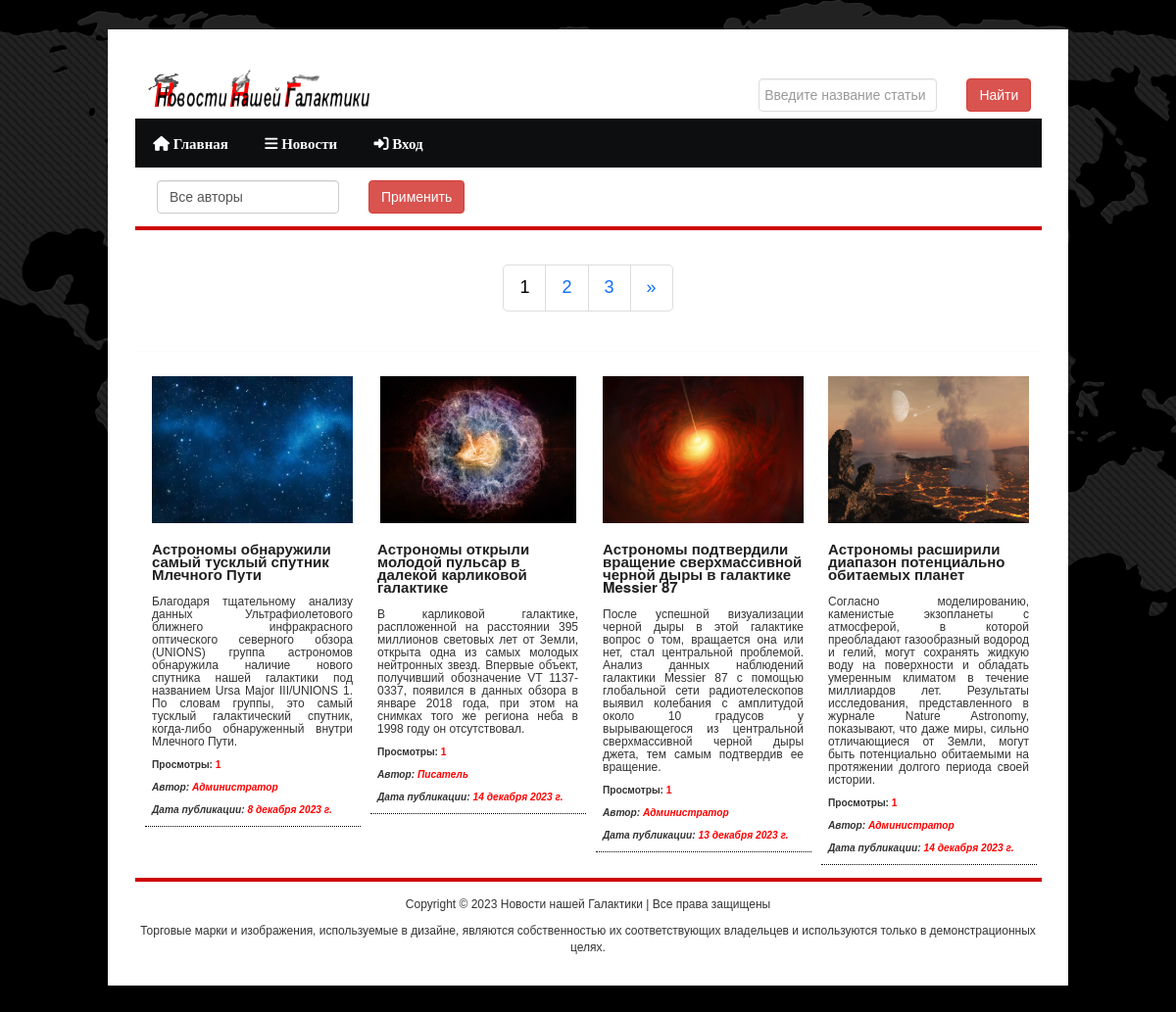
The page /news/ on the database as committed earlier.
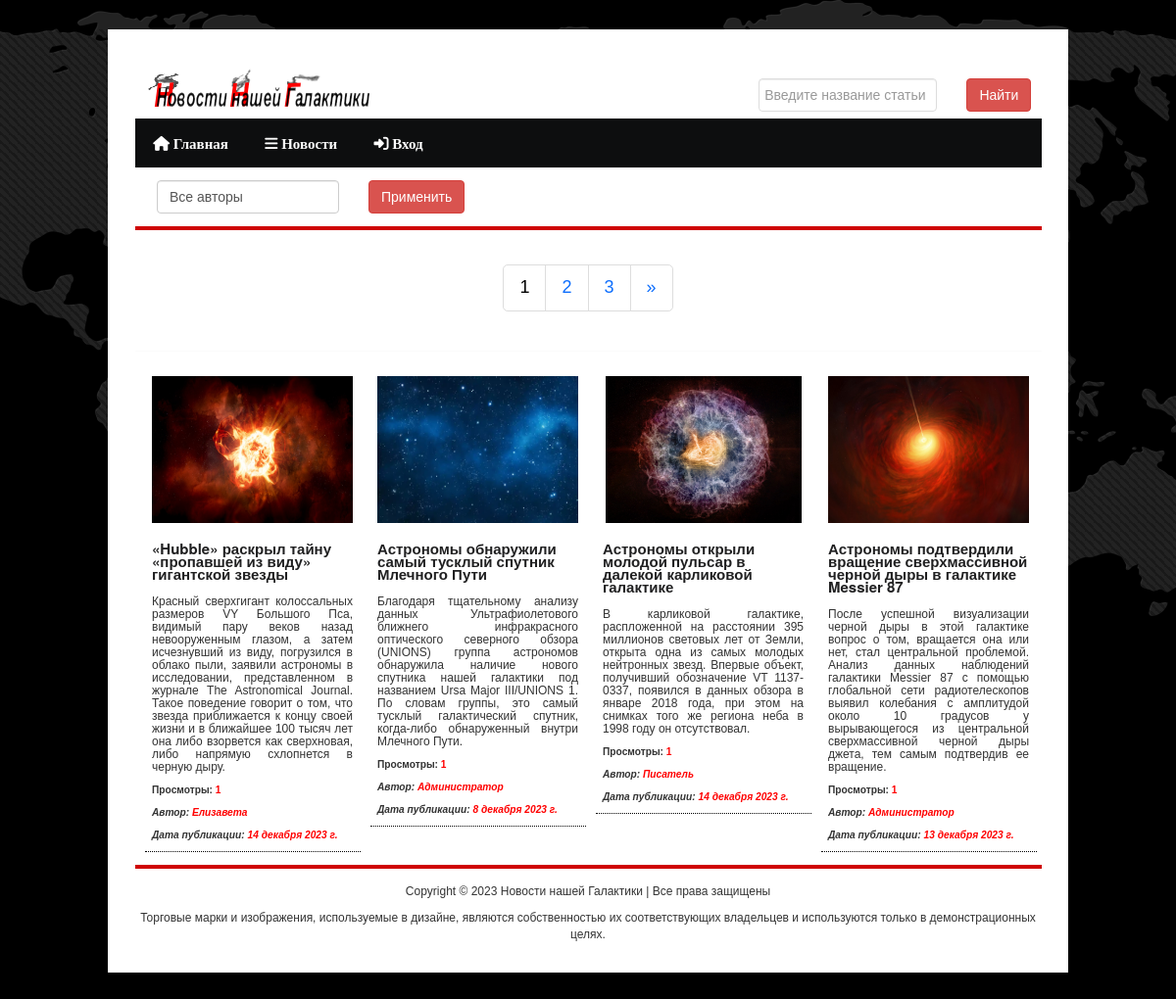
The same page on the database as committed later.
### news/models.py (models this page shows, shortened)
class Image(models.Model):
    article = models.ForeignKey(Article, on_delete=models.CASCADE)
    title = models.CharField(max_length=50, blank=True)
    image = models.ImageField(upload_to='news_images/')
    class Meta:
        ordering = ['title']
        verbose_name = 'Фото'
        verbose_name_plural = 'Фото'

class Article(models.Model):
    categories = (('A', 'Астрономия'),
                  ('K', 'Космонавтика'),
                  ('AF', 'Астрофизика'),
                  ('G', 'Геология'))
    author = models.ForeignKey(User, on_delete=models.SET_NULL, null=True, verbose_name='Автор')
    title = models.CharField('Название новости', max_length=150, default='', null=False)
    anouncement = models.TextField('Аннотация', max_length=1250, null=False)
    source = models.URLField('Источник', null=True)
    sourcename = models.CharField('Название источника', max_length=150, null=False)
    text = RichTextField('Текст новости', null=False)
    date = models.DateTimeField('Дата публикации', auto_created=True)
    categories = models.CharField(choices=categories, max_length=20, verbose_name='Категории')
    tags = models.ManyToManyField(to=Tag, blank=True)
    status = models.BooleanField(default=False, verbose_name='Опубликовано')
    objects = models.Manager()
    published = PublishedManager()
    def get_absolute_url(self):
        return f'/news/{self.pk}'
    def get_views(self):
        return self.views.count()
    class Meta:
        ordering = ['title','date']
        verbose_name = 'Новость'
        verbose_name_plural = 'Новости'

### users/models.py (models this page shows, shortened)
class Account(models.Model):
    gender_choices = (('М', 'Мужской'),
                      ('Ж', 'Женский'),
                      ('N/A', 'Не определен'))
    user = models.OneToOneField(User, on_delete=models.CASCADE,
                                primary_key=True, verbose_name='Пользователь')
    nickname = models.CharField(max_length=100, verbose_name='Имя автора (псевдоним)')
    birthdate = models.DateField(null=True, verbose_name='День рождения')
    gender = models.CharField(choices=gender_choices, max_length=20, verbose_name='Пол', null=True)
    account_image = models.ImageField(default='default.jpg',
                                      upload_to='account_images', verbose_name='Фото аккаунта')
    class Meta:
        ordering = ['user','gender']
        verbose_name = 'Аккаунт'
        verbose_name_plural = 'Аккаунты'

### news/views.py (the view)
# urls.py: path('news/', include('news.urls')),
def news(request):
    author_list = User.objects.all()
    if request.method == "POST":
        selected_author = int(request.POST.get('author_filter'))
        if selected_author == 0:
            articles= Article.published.all()
        else:
            articles = Article.published.filter(author=selected_author)
    else:
        selected_author = 0
        articles = Article.published.all()
    total = len(articles)
    p = Paginator(articles, 4)
    page_number = request.GET.get('page')
    page_obj = p.get_page(page_number)
    context = {
        'articles': page_obj,
        'author_list': author_list,
        'selected_author': selected_author,
        'total': total,
    }
    return render(request, 'news/news.html', context)

### news/models.py (called while the page is built)
    def get_queryset(self):
        return super().get_queryset().filter(status=1)

### news/templates/news/news.html (shortened to what the changed rows need)
<!DOCTYPE html PUBLIC "-//W3C//DTD XHTML 1.0 Transitional//EN"
        "http://www.w3.org/TR/xhtml1/DTD/xhtml1-transitional.dtd">
{% load static %}
{% load bootstrap5 %}
{% load crispy_forms_tags %}
<html xmlns="http://www.w3.org/1999/xhtml">
<html lang="ru">
<head>
    {%bootstrap_css%}
    <link rel="stylesheet" type="text/css" href="{% static 'main/' %}assets/font/font-awesome.min.css"/>
    <link rel="stylesheet" type="text/css" href="{% static 'main/' %}assets/font/font.css"/>
    <link rel="stylesheet" type="text/css" href="{% static 'main/' %}assets/css/bootstrap.min.css" media="screen"/>
    <link rel="stylesheet" type="text/css" href="{% static 'main/' %}assets/css/style.css" media="screen"/>
    <link rel="stylesheet" type="text/css" href="{% static 'main/' %}assets/css/responsive.css" media="screen"/>
    <link rel="stylesheet" type="text/css" href="{% static 'main/' %}assets/css/jquery.bxslider.css" media="screen"/>
</head>
<body>
<div class="body_wrapper">
    <div class="center">
        {% block header %} {% include 'main/header.html' %} {% endblock %}
        <br>
        <br>
         {% if total > 1 %}
        <nav aria-label="Навигация по списку новостей" pagination-border-color = 'red'>
            <div class="text-center">
            <ul class="pagination pagination-lg">
                {% for p in articles.paginator.page_range %}
                {% if articles.number == p %}
                    <li class="page-item"><a class="page-link" style="color:black;"> {{ p }}</a></li>
                {% else %}
                    <li class="page-item"><a class="page-link" href="?page={{ p }}"> {{ p }}</a></li>
                {% endif %}
                {% endfor %}
            </ul>
            </div>
        </nav>
        {% endif %}
        <div class="content_area">
            {% for n in articles %}
                {% if n.image_set.all %}
                    <div class="single_cat_left_content floatleft">
                        <div class="container-fluid"><a href="{{ n.get_absolute_url }}">
                            {% for image in n.image_set.all %}
                            <center>
                            <img src="{{ image.image.url }}" style="margin:auto; height:150px; width:auto" alt=""/>
                            </center>
                            <h3>{{ n.title }}</h3><br>
                            {% endfor %}</a>
                            <p align="justify">{{ n.anouncement }}</p>
                            <p><small><strong>Просмотры: <font color="red">{{ n.get_views }}</font></strong></small></p>
                            <p><strong><i><small>Автор: <font color="red">{{ n.author.account.nickname }}</font></small></i></strong></p>
                            <p><strong><i><small>Дата публикации: <font color="red">{{ n.date.date }}</font></small></i></strong></p>
                        </div>
                    </div>
                {% endif %}
            {% endfor %}
        </div>
        <br>
    </div>
</div>
<link rel="stylesheet" href="https://ajax.googleapis.com/ajax/libs/jqueryui/1.11.4/themes/smoothness/jquery-ui.css">
</body>
</html>

Rows that differ between the two databases and show on the page:
no longer on this page (row unchanged): Article: title "Астрономы расширили диапазон потенциально обитаемых планет", anouncement "Согласно моделированию, каменистые экзопланеты с атмосферой, в которой преобладают газообразный водород и гелий, могут сохранять жидкую воду на поверхности и обладать умеренным климатом в течение миллиардов лет. Результаты исследования, представленного в журнале Nature Astronomy, показывают, что даже миры, сильно отличающиеся от Земли, могут быть потенциально обитаемыми на протяжении долгого периода своей истории.", get_views "1", author.account.nickname "Администратор", date "14 декабря 2023 г."
no longer on this page (row unchanged): Image: image (picture), shown under "1"
now on this page (row edited): Article: title "«Hubble» раскрыл тайну «пропавшей из виду» гигантской звезды", anouncement "Красный сверхгигант колоссальных размеров VY Большого Пса, видимый пару веков назад невооруженным глазом, а затем исчезнувший из виду, погрузился в облако пыли, заявили астрономы в исследовании, представленном в журнале The Astronomical Journal. Такое поведение говорит о том, что звезда приближается к концу своей жизни и в ближайшее 100 тысяч лет она либо взорвется как сверхновая, либо напрямую схлопнется в черную дыру.", get_views "1", author.account.nickname "Елизавета", date "14 декабря 2023 г."
now on this page (row unchanged): Image: image (picture), shown under "1"
